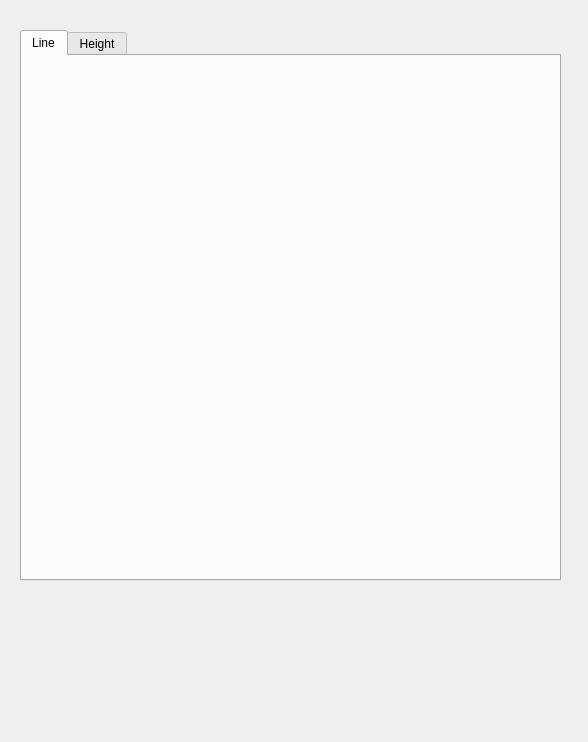
<ui version="4.0" >
 <class>MatisseRangeDescriptionForm</class>
 <widget class="QWidget" name="MatisseRangeDescriptionForm" >
  <property name="geometry" >
   <rect>
    <x>0</x>
    <y>0</y>
    <width>588</width>
    <height>742</height>
   </rect>
  </property>
  <property name="windowTitle" >
   <string>Form</string>
  </property>
  <widget class="QTabWidget" name="tabWidget" >
   <property name="geometry" >
    <rect>
     <x>20</x>
     <y>30</y>
     <width>541</width>
     <height>551</height>
    </rect>
   </property>
   <property name="currentIndex" >
    <number>0</number>
   </property>
   <widget class="QWidget" name="tab" >
    <attribute name="title" >
     <string>Line</string>
    </attribute>
    <widget class="MatisseCustomView" native="1" name="widgetLine" >
     <property name="geometry" >
      <rect>
       <x>10</x>
       <y>10</y>
       <width>511</width>
       <height>501</height>
      </rect>
     </property>
    </widget>
   </widget>
   <widget class="QWidget" name="tab_2" >
    <attribute name="title" >
     <string>Height</string>
    </attribute>
    <widget class="MatisseCustomView" native="1" name="widgetHeight" >
     <property name="geometry" >
      <rect>
       <x>10</x>
       <y>10</y>
       <width>521</width>
       <height>501</height>
      </rect>
     </property>
    </widget>
   </widget>
  </widget>
 </widget>
 <customwidgets>
  <customwidget>
   <class>MatisseCustomView</class>
   <extends>QWidget</extends>
   <header>MatisseCustomView.h</header>
   <container>1</container>
  </customwidget>
 </customwidgets>
 <resources/>
 <connections/>
</ui>
